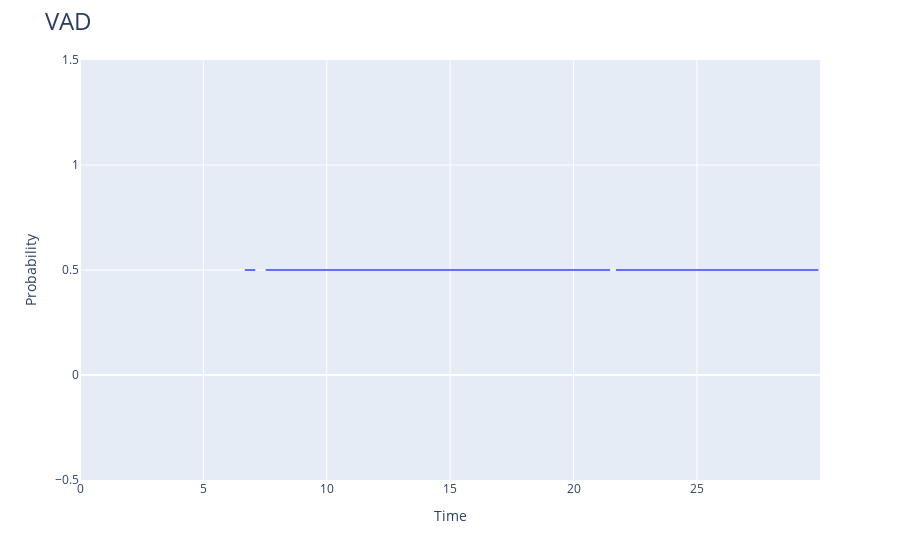

Notebook code for this chart:
### Code cell
arr_time = np.arange(start=0, stop=30, step=segment_model.introspection.frames.step)
#fig      = px.line(x=arr_time, y=vad_prob.data.reshape(-1))
fig      = px.line(x=arr_time, y=my_vad)

fig.update_layout(
    title       = dict(text = "VAD", font=dict(size=24)),
    xaxis_title = "Time", 
    yaxis_title = "Probability"
)

fig.show()

### Figure 1 — Plotly figure (JSON) as saved in the notebook; plotly's stock layout.template omitted (floating-point values rounded to 4 significant figures; data arrays with more than 128 entries replaced by an {"elided": "..."} marker saying what was removed)
{"data": [{"hovertemplate": "x=%{x}<br>y=%{y}<extra></extra>", "legendgroup": "", "line": {"color": "#636efa", "dash": "solid"}, "marker": {"symbol": "circle"}, "mode": "lines", "name": "", "showlegend": false, "type": "scattergl", "x": {"elided": "1778 float values"}, "xaxis": "x", "y": {"elided": "1778 float values"}, "yaxis": "y"}], "layout": {"legend": {"tracegroupgap": 0}, "margin": {"t": 60}, "title": {"font": {"size": 24}, "text": "VAD"}, "xaxis": {"anchor": "y", "domain": [0, 1], "title": {"text": "Time"}}, "yaxis": {"anchor": "x", "domain": [0, 1], "title": {"text": "Probability"}}}}
